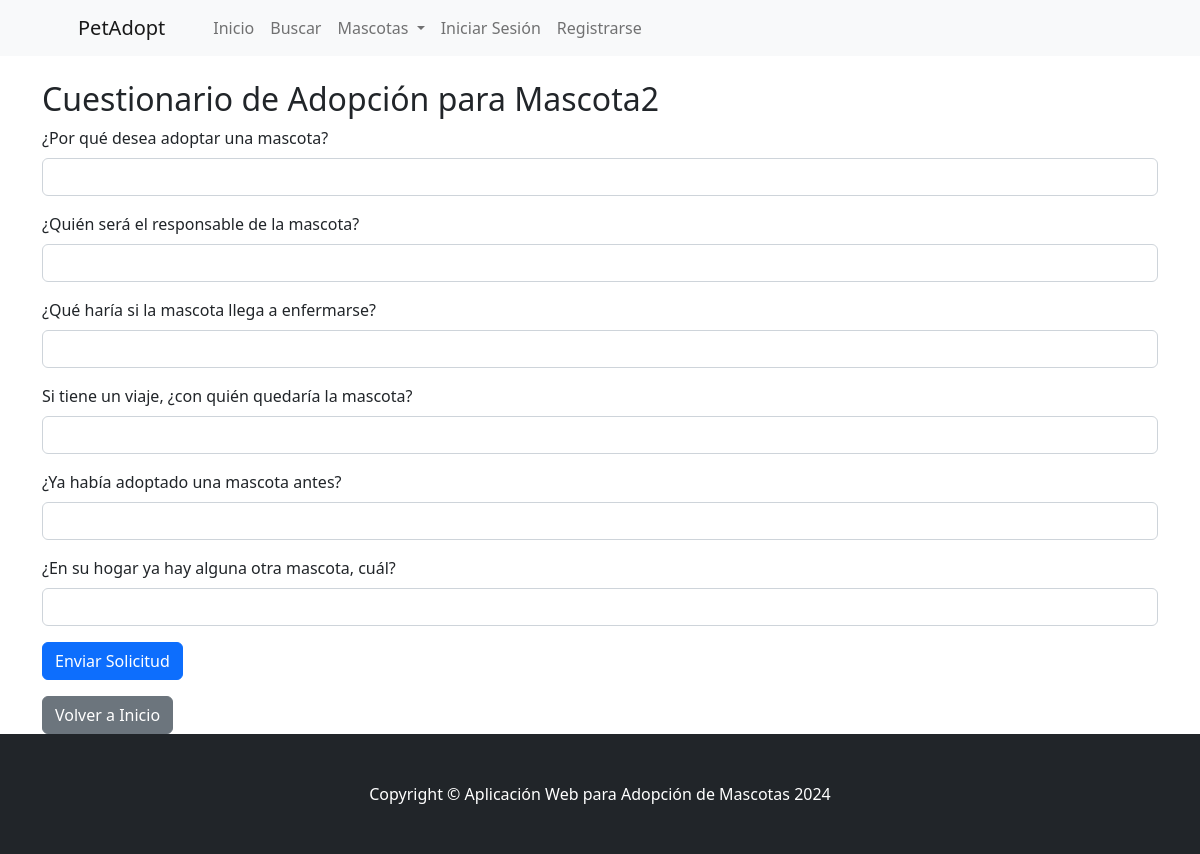
Screenshot of /solicitud/mascota/2/cuestionario/ with the database file from the repository.
### pag/models.py (models this page shows, shortened)
class Mascota(models.Model):
    name = models.CharField(max_length=50)
    tamano = models.CharField(max_length=10)
    tipo = models.ForeignKey(Tipo, on_delete=models.CASCADE, default=1)
    edad = models.CharField(max_length=10, default='', blank=True, null=False)
    sexo = models.CharField(max_length=10)
    descripcion = models.TextField(max_length=250, default='')
    lugar_adopcion = models.ForeignKey(LugarAdopcion, on_delete=models.CASCADE, null=False)
    image = models.ImageField(upload_to='uploads/mascota/')

### solicitud/models.py (models this page shows, shortened)
class Pregunta(models.Model):
    texto_preguntas = models.TextField()

### solicitud/views.py (the view)
# urls.py: path('mascota/<int:mascota_id>/cuestionario/', CuestionarioAdopcionView.as_view(), name='cuestionario_adopcion'),
class CuestionarioAdopcionView(View):
    def get(self, request, mascota_id):
        mascota = get_object_or_404(Mascota, id=mascota_id)
        preguntas = Pregunta.objects.all()  # Obtener todas las preguntas
        return render(request, 'cuestionario_adopcion.html', {
            'mascota': mascota,
            'preguntas': preguntas,
        })

### solicitud/templates/cuestionario_adopcion.html (shortened to what this page needs)
{% extends 'base.html' %}
{% block content %}
<div class="container mt-4">
    <h2>Cuestionario de Adopción para {{ mascota.name }}</h2>
    <form method="POST" action="{% url 'solicitud:guardar_solicitud' mascota.id %}">
        {% for pregunta in preguntas %}
            <div class="mb-3">
                <label for="pregunta-{{ pregunta.id }}" class="form-label">{{ pregunta.texto_preguntas }}</label>
                <input type="text" class="form-control" id="pregunta-{{ pregunta.id }}" name="respuesta_{{ pregunta.id }}" required>
            </div>
        {% endfor %}
        <button type="submit" class="btn btn-primary">Enviar Solicitud</button>
    </form>
    <a href="{% url 'home' %}" class="btn btn-secondary mt-3">Volver a Inicio</a>
</div>
{% endblock %}

### rows the page displays
Mascota: name "Mascota2"
Pregunta: texto_preguntas "¿Por qué desea adoptar una mascota?"
Pregunta: texto_preguntas "¿Quién será el responsable de la mascota?"
Pregunta: texto_preguntas "¿Qué haría si la mascota llega a enfermarse?"
Pregunta: texto_preguntas "Si tiene un viaje, ¿con quién quedaría la mascota?"
Pregunta: texto_preguntas "¿Ya había adoptado una mascota antes?"
Pregunta: texto_preguntas "¿En su hogar ya hay alguna otra mascota, cuál?"
